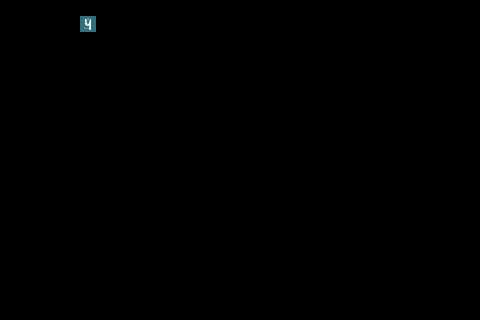

This game map was drawn from its Tiled (.tmx) file and the tilesets committed beside it. A one-line description and the trimmed map source follow:
An orthogonal 30x20 tile map with 16x16 px tiles, 4 tile layers (input_set, output_set, regions_input, regions_output).

<map version="1.8" tiledversion="1.8.2" orientation="orthogonal" renderorder="right-down" width="30" height="20" tilewidth="16" tileheight="16" infinite="0" nextlayerid="5" nextobjectid="1">
 <tileset firstgid="1" source="../spr_test_tileset.tsx" />
 <layer id="1" name="input_set" width="30" height="20">
  <data>[600 cells, 1 non-empty, 1 distinct tile ids]</data>
 </layer>
 <layer id="2" name="output_set" width="30" height="20">
  <data>[600 cells, 1 non-empty, 1 distinct tile ids]</data>
 </layer>
 <layer id="3" name="regions_input" width="30" height="20" opacity="0.51">
  <data>[600 cells, 1 non-empty, 1 distinct tile ids]</data>
 </layer>
 <layer id="4" name="regions_output" width="30" height="20" opacity="0.44">
  <data>[600 cells, 1 non-empty, 1 distinct tile ids]</data>
 </layer>
</map>
